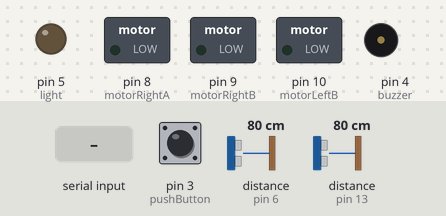
Simulated run of this sketch. Board: Arduino Uno, built with avr-gcc and run on an emulated ATmega328P. Parts: switched loads named in the sketch (green lamp = pin HIGH), output pins drawn as LEDs (lit = HIGH), buzzer (waves = sounding, pin HIGH). Wiring (inferred from the names in the program): 2 × ultrasonic range finder: trigger pin 7, echo pin 6 / trigger pin 12, echo pin 13. The inputs (shaded band) are chosen by the test bench; at power-on: pin 3 (pushButton) HIGH, distance to the obstacle (sensors on pin 6, pin 13) 80 cm. The echo pulse lasts 58.3 µs per cm; pins used as bus, display or sensor lines are not drawn; what the sketch prints to the serial monitor is not drawn.

Above: at 1.2 s.
1.3 s: pin 3 (pushButton) pulled LOW for 0.15 s
At 1.37 s:
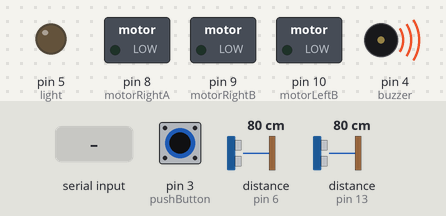
2.9 s: "F" received over Serial
At 3.8 s:
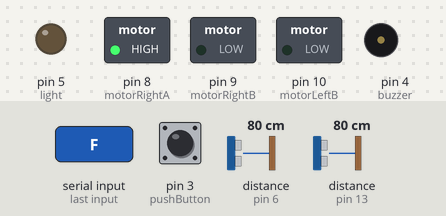
4.4 s: "B" received over Serial
At 5.4 s:
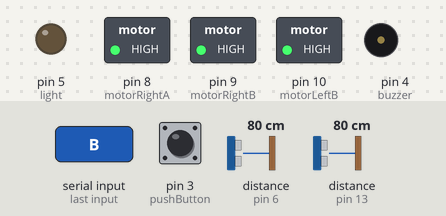
5.9 s: pin 3 (pushButton) pulled LOW for 1 s
At 6.7 s:
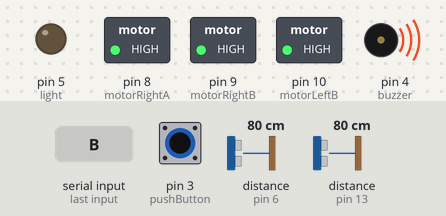
8.4 s: "I" received over Serial
At 9.3 s:
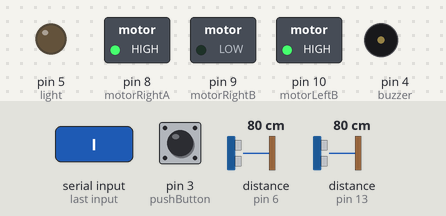
9.9 s: "G" received over Serial
At 11.0 s:
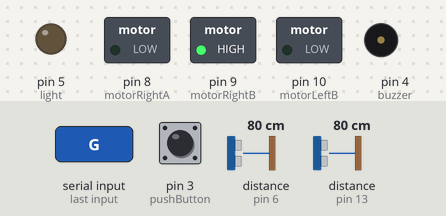
Timing chart, 0 to 12.4 s (numbered marks = the images above; inputs shaded):
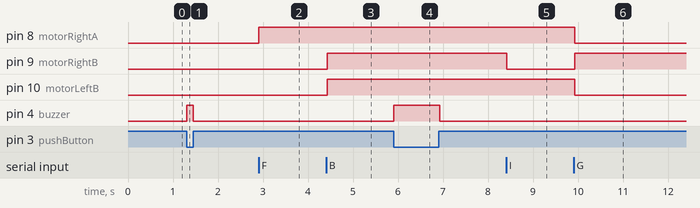

Measured:
- after the input at 1.3 s, pin 4 (buzzer): LOW → HIGH at once, → LOW 0.15 s later
- after the input at 2.9 s, pin 8 (motorRightA): LOW → HIGH at once
- after the input at 4.4 s, pin 9 (motorRightB), pin 10 (motorLeftB): LOW → HIGH at once
- after the input at 5.9 s, pin 4 (buzzer): LOW → HIGH at once, → LOW 1.0 s later
- after the input at 8.4 s, pin 9 (motorRightB): HIGH → LOW at once
- after the input at 9.9 s, pin 8 (motorRightA), pin 10 (motorLeftB): HIGH → LOW at once; pin 9 (motorRightB): LOW → HIGH at once

The sketch:

smart_wheel_chair_code.ino
```cpp
int motorRightA = 8;
int motorRightB = 9;
int motorLeftA = 11;
int motorLeftB = 10;
int trigPin1 = 12;
int echoPin1 = 13;
int light = 5;
long duration1;
int distance1;
char bt = 0;
int trigPin2 = 7;
int echoPin2 = 6;
long duration2;
int distance2;
int buzzer = 4;
int pushButton = 3;
void setup()
{
  pinMode(motorRightA, OUTPUT);
  pinMode(motorRightB, OUTPUT);
  pinMode(motorRightB, OUTPUT);
  pinMode(motorLeftB, OUTPUT);
  pinMode(trigPin1, OUTPUT);
  pinMode(echoPin1, INPUT);
  pinMode(trigPin2, OUTPUT);
  pinMode(echoPin2, INPUT);
  pinMode(light, OUTPUT);
  pinMode(buzzer, OUTPUT);
  pinMode(pushButton, INPUT_PULLUP);
  Serial.begin(9600);
}
void loop()
{
  //Light On Off
  lightOnOff();
  //Panic Button
  panicSound();

  //  Right
  digitalWrite(trigPin1, LOW);
  delayMicroseconds(2);
  // Sets the trigPin on HIGH state for 10 micro seconds
  digitalWrite(trigPin1, HIGH);
  delayMicroseconds(10);
  digitalWrite(trigPin1, LOW);
  // Reads the echoPin, returns the sound wave travel time in microseconds
  duration1 = pulseIn(echoPin1, HIGH);
  // Calculating the distance
  distance1 = duration1 * 0.034 / 2;
  // Prints the distance on the Serial Monitor
  Serial.print("Distance: ");
  Serial.println(distance1);

  // Left
  digitalWrite(trigPin2, LOW);
  delayMicroseconds(2);
  // Sets the trigPin on HIGH state for 10 micro seconds
  digitalWrite(trigPin2, HIGH);
  delayMicroseconds(10);
  digitalWrite(trigPin2, LOW);
  // Reads the echoPin, returns the sound wave travel time in microseconds
  duration2 = pulseIn(echoPin2, HIGH);
  // Calculating the distance
  distance2 = duration2 * 0.034 / 2;
  // Prints the distance on the Serial Monitor
  Serial.print("Distance: ");
  Serial.println(distance2);

  if (distance1 <= 20 || distance2 <= 20) {
    //Stop Wheel Chair
    digitalWrite(motorRightA, LOW);
    digitalWrite(motorRightB, LOW);
    digitalWrite(motorLeftA, LOW);
    digitalWrite(motorLeftB, LOW);
    control();
  }
  else {
    control(); // Call All the Control
  }
}

// All the Controls of the Wheel Chair
void control() {
  if (Serial.available() > 0)
  {
    bt = Serial.read();
    if (bt == 'F')       //move forwards
    {
      digitalWrite(motorRightA, HIGH);
      digitalWrite(motorLeftA,  HIGH);
    }
    else if (bt == 'B')       //move backwards
    {
      digitalWrite(motorRightB, HIGH);
      digitalWrite(motorLeftB, HIGH);
    }
    else if (bt == 'S')     //stop!
    {
      digitalWrite(motorRightA, LOW);
      digitalWrite(motorRightB, LOW);
      digitalWrite(motorLeftA, LOW);
      digitalWrite(motorLeftB, LOW);
    }
    else if (bt == 'R')    //right
    {
      digitalWrite(motorRightA, LOW);
      digitalWrite(motorRightB, LOW);
      digitalWrite(motorLeftA, HIGH);
      digitalWrite(motorLeftB, LOW);
    }
    else if (bt == 'L')     //left
    {
      digitalWrite(motorRightA, HIGH);
      digitalWrite(motorRightB, LOW);
      digitalWrite(motorLeftA, LOW);
      digitalWrite(motorLeftB, LOW);
    }
    else if (bt == 'I')    //forward right
    {
      digitalWrite(motorRightA, HIGH);
      digitalWrite(motorRightB, LOW);
      digitalWrite(motorLeftA, LOW);
      digitalWrite(motorLeftB, HIGH);
    }
    else if (bt == 'G')    //forward left
    {
      digitalWrite(motorRightA, LOW);
      digitalWrite(motorRightB, HIGH);
      digitalWrite(motorLeftA, HIGH);
      digitalWrite(motorLeftB, LOW);
    }
  }
}

void lightOnOff() {

  if (bt == 'O') {
    digitalWrite(light, HIGH);
  }
  else if (bt == 'o') {
    digitalWrite(light, LOW);
  }
}
void panicSound() {
  int val = digitalRead(pushButton);
  if (val == LOW) {
    digitalWrite(buzzer, HIGH);
  } else {
    digitalWrite(buzzer, LOW);
  }
}
```
